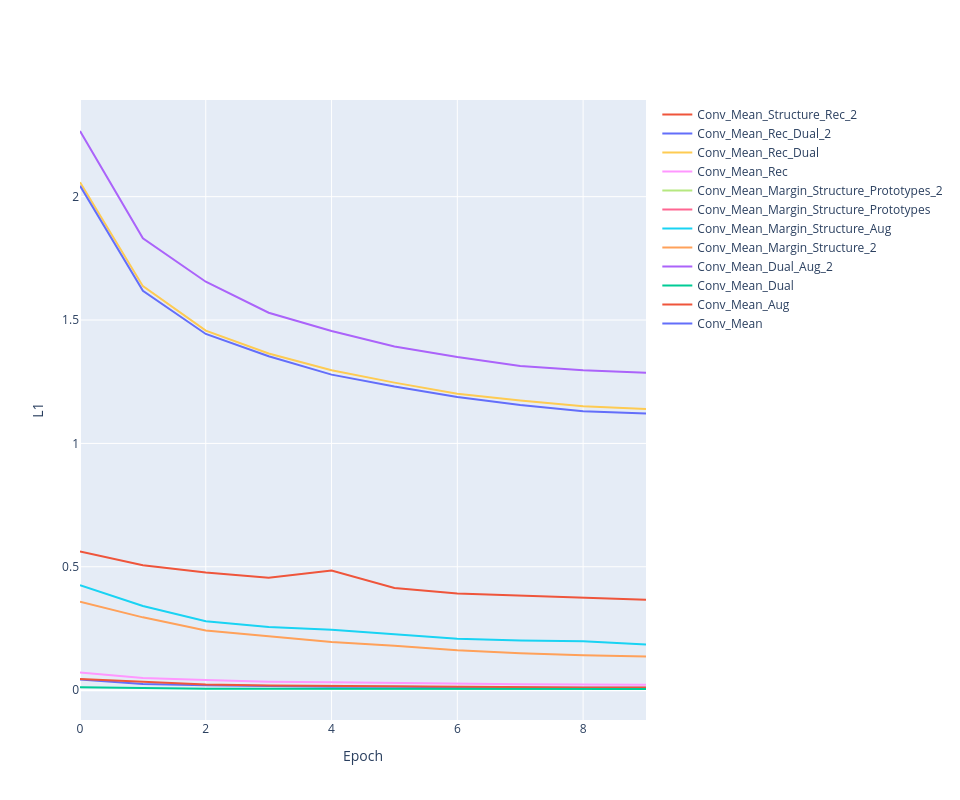

Notebook code for this chart:
### Code cell
line_plot(history, 'l1')

### Figure 1 — Plotly figure (JSON) as saved in the notebook; plotly's stock layout.template omitted (floating-point values rounded to 4 significant figures)
{"data": [{"line": {"color": "#636EFA"}, "mode": "lines", "name": "Conv_Mean", "type": "scatter", "x": [0, 1, 2, 3, 4, 5, 6, 7, 8, 9], "y": [0.04285, 0.02486, 0.01965, 0.01604, 0.01403, 0.01337, 0.0106, 0.009835, 0.009771, 0.009268]}, {"line": {"width": 0}, "marker": {"color": "#444"}, "mode": "lines", "showlegend": false, "type": "scatter", "x": [0, 1, 2, 3, 4, 5, 6, 7, 8, 9], "y": [NaN, NaN, NaN, NaN, NaN, NaN, NaN, NaN, NaN, NaN]}, {"fill": "tonexty", "fillcolor": "rgba(99, 110, 250,0.2)", "line": {"width": 0}, "marker": {"color": "#444"}, "mode": "lines", "showlegend": false, "type": "scatter", "x": [0, 1, 2, 3, 4, 5, 6, 7, 8, 9], "y": [NaN, NaN, NaN, NaN, NaN, NaN, NaN, NaN, NaN, NaN]}, {"line": {"color": "#EF553B"}, "mode": "lines", "name": "Conv_Mean_Aug", "type": "scatter", "x": [0, 1, 2, 3, 4, 5, 6, 7, 8, 9], "y": [0.04533, 0.03367, 0.02327, 0.01908, 0.01699, 0.01616, 0.01324, 0.01187, 0.0105, 0.01062]}, {"line": {"width": 0}, "marker": {"color": "#444"}, "mode": "lines", "showlegend": false, "type": "scatter", "x": [0, 1, 2, 3, 4, 5, 6, 7, 8, 9], "y": [NaN, NaN, NaN, NaN, NaN, NaN, NaN, NaN, NaN, NaN]}, {"fill": "tonexty", "fillcolor": "rgba(239, 85, 59,0.2)", "line": {"width": 0}, "marker": {"color": "#444"}, "mode": "lines", "showlegend": false, "type": "scatter", "x": [0, 1, 2, 3, 4, 5, 6, 7, 8, 9], "y": [NaN, NaN, NaN, NaN, NaN, NaN, NaN, NaN, NaN, NaN]}, {"line": {"color": "#00CC96"}, "mode": "lines", "name": "Conv_Mean_Dual", "type": "scatter", "x": [0, 1, 2, 3, 4, 5, 6, 7, 8, 9], "y": [0.0121, 0.008102, 0.005793, 0.005741, 0.005464, 0.005302, 0.00508, 0.004678, 0.00461, 0.004974]}, {"line": {"width": 0}, "marker": {"color": "#444"}, "mode": "lines", "showlegend": false, "type": "scatter", "x": [0, 1, 2, 3, 4, 5, 6, 7, 8, 9], "y": [NaN, NaN, NaN, NaN, NaN, NaN, NaN, NaN, NaN, NaN]}, {"fill": "tonexty", "fillcolor": "rgba(0, 204, 150,0.2)", "line": {"width": 0}, "marker": {"color": "#444"}, "mode": "lines", "showlegend": false, "type": "scatter", "x": [0, 1, 2, 3, 4, 5, 6, 7, 8, 9], "y": [NaN, NaN, NaN, NaN, NaN, NaN, NaN, NaN, NaN, NaN]}, {"line": {"color": "#AB63FA"}, "mode": "lines", "name": "Conv_Mean_Dual_Aug_2", "type": "scatter", "x": [0, 1, 2, 3, 4, 5, 6, 7, 8, 9], "y": [2.266, 1.831, 1.655, 1.53, 1.456, 1.393, 1.35, 1.314, 1.297, 1.286]}, {"line": {"width": 0}, "marker": {"color": "#444"}, "mode": "lines", "showlegend": false, "type": "scatter", "x": [0, 1, 2, 3, 4, 5, 6, 7, 8, 9], "y": [NaN, NaN, NaN, NaN, NaN, NaN, NaN, NaN, NaN, NaN]}, {"fill": "tonexty", "fillcolor": "rgba(171, 99, 250,0.2)", "line": {"width": 0}, "marker": {"color": "#444"}, "mode": "lines", "showlegend": false, "type": "scatter", "x": [0, 1, 2, 3, 4, 5, 6, 7, 8, 9], "y": [NaN, NaN, NaN, NaN, NaN, NaN, NaN, NaN, NaN, NaN]}, {"line": {"color": "#FFA15A"}, "mode": "lines", "name": "Conv_Mean_Margin_Structure_2", "type": "scatter", "x": [0, 1, 2, 3, 4, 5, 6, 7, 8, 9], "y": [0.3587, 0.295, 0.2415, 0.217, 0.1955, 0.1801, 0.1614, 0.1499, 0.1417, 0.1366]}, {"line": {"width": 0}, "marker": {"color": "#444"}, "mode": "lines", "showlegend": false, "type": "scatter", "x": [0, 1, 2, 3, 4, 5, 6, 7, 8, 9], "y": [NaN, NaN, NaN, NaN, NaN, NaN, NaN, NaN, NaN, NaN]}, {"fill": "tonexty", "fillcolor": "rgba(255, 161, 90,0.2)", "line": {"width": 0}, "marker": {"color": "#444"}, "mode": "lines", "showlegend": false, "type": "scatter", "x": [0, 1, 2, 3, 4, 5, 6, 7, 8, 9], "y": [NaN, NaN, NaN, NaN, NaN, NaN, NaN, NaN, NaN, NaN]}, {"line": {"color": "#19D3F3"}, "mode": "lines", "name": "Conv_Mean_Margin_Structure_Aug", "type": "scatter", "x": [0, 1, 2, 3, 4, 5, 6, 7, 8, 9], "y": [0.4251, 0.3412, 0.2793, 0.2557, 0.2445, 0.2273, 0.208, 0.2011, 0.1983, 0.1853]}, {"line": {"width": 0}, "marker": {"color": "#444"}, "mode": "lines", "showlegend": false, "type": "scatter", "x": [0, 1, 2, 3, 4, 5, 6, 7, 8, 9], "y": [NaN, NaN, NaN, NaN, NaN, NaN, NaN, NaN, NaN, NaN]}, {"fill": "tonexty", "fillcolor": "rgba(25, 211, 243,0.2)", "line": {"width": 0}, "marker": {"color": "#444"}, "mode": "lines", "showlegend": false, "type": "scatter", "x": [0, 1, 2, 3, 4, 5, 6, 7, 8, 9], "y": [NaN, NaN, NaN, NaN, NaN, NaN, NaN, NaN, NaN, NaN]}, {"line": {"color": "#FF6692"}, "mode": "lines", "name": "Conv_Mean_Margin_Structure_Prototypes", "type": "scatter", "x": [0, 1, 2, 3, 4, 5, 6, 7, 8, 9], "y": [NaN, NaN, NaN, NaN, NaN, NaN, NaN, NaN, NaN, NaN]}, {"line": {"width": 0}, "marker": {"color": "#444"}, "mode": "lines", "showlegend": false, "type": "scatter", "x": [0, 1, 2, 3, 4, 5, 6, 7, 8, 9], "y": [NaN, NaN, NaN, NaN, NaN, NaN, NaN, NaN, NaN, NaN]}, {"fill": "tonexty", "fillcolor": "rgba(255, 102, 146,0.2)", "line": {"width": 0}, "marker": {"color": "#444"}, "mode": "lines", "showlegend": false, "type": "scatter", "x": [0, 1, 2, 3, 4, 5, 6, 7, 8, 9], "y": [NaN, NaN, NaN, NaN, NaN, NaN, NaN, NaN, NaN, NaN]}, {"line": {"color": "#B6E880"}, "mode": "lines", "name": "Conv_Mean_Margin_Structure_Prototypes_2", "type": "scatter", "x": [0, 1, 2, 3, 4, 5, 6, 7, 8, 9], "y": [NaN, NaN, NaN, NaN, NaN, NaN, NaN, NaN, NaN, NaN]}, {"line": {"width": 0}, "marker": {"color": "#444"}, "mode": "lines", "showlegend": false, "type": "scatter", "x": [0, 1, 2, 3, 4, 5, 6, 7, 8, 9], "y": [NaN, NaN, NaN, NaN, NaN, NaN, NaN, NaN, NaN, NaN]}, {"fill": "tonexty", "fillcolor": "rgba(182, 232, 128,0.2)", "line": {"width": 0}, "marker": {"color": "#444"}, "mode": "lines", "showlegend": false, "type": "scatter", "x": [0, 1, 2, 3, 4, 5, 6, 7, 8, 9], "y": [NaN, NaN, NaN, NaN, NaN, NaN, NaN, NaN, NaN, NaN]}, {"line": {"color": "#FF97FF"}, "mode": "lines", "name": "Conv_Mean_Rec", "type": "scatter", "x": [0, 1, 2, 3, 4, 5, 6, 7, 8, 9], "y": [0.07111, 0.04967, 0.04095, 0.03414, 0.03246, 0.02999, 0.02487, 0.02378, 0.02306, 0.02202]}, {"line": {"width": 0}, "marker": {"color": "#444"}, "mode": "lines", "showlegend": false, "type": "scatter", "x": [0, 1, 2, 3, 4, 5, 6, 7, 8, 9], "y": [NaN, NaN, NaN, NaN, NaN, NaN, NaN, NaN, NaN, NaN]}, {"fill": "tonexty", "fillcolor": "rgba(255, 151, 255,0.2)", "line": {"width": 0}, "marker": {"color": "#444"}, "mode": "lines", "showlegend": false, "type": "scatter", "x": [0, 1, 2, 3, 4, 5, 6, 7, 8, 9], "y": [NaN, NaN, NaN, NaN, NaN, NaN, NaN, NaN, NaN, NaN]}, {"line": {"color": "#FECB52"}, "mode": "lines", "name": "Conv_Mean_Rec_Dual", "type": "scatter", "x": [0, 1, 2, 3, 4, 5, 6, 7, 8, 9], "y": [2.059, 1.637, 1.457, 1.364, 1.296, 1.246, 1.202, 1.174, 1.151, 1.14]}, {"line": {"width": 0}, "marker": {"color": "#444"}, "mode": "lines", "showlegend": false, "type": "scatter", "x": [0, 1, 2, 3, 4, 5, 6, 7, 8, 9], "y": [NaN, NaN, NaN, NaN, NaN, NaN, NaN, NaN, NaN, NaN]}, {"fill": "tonexty", "fillcolor": "rgba(254, 203, 82,0.2)", "line": {"width": 0}, "marker": {"color": "#444"}, "mode": "lines", "showlegend": false, "type": "scatter", "x": [0, 1, 2, 3, 4, 5, 6, 7, 8, 9], "y": [NaN, NaN, NaN, NaN, NaN, NaN, NaN, NaN, NaN, NaN]}, {"line": {"color": "#636EFA"}, "mode": "lines", "name": "Conv_Mean_Rec_Dual_2", "type": "scatter", "x": [0, 1, 2, 3, 4, 5, 6, 7, 8, 9], "y": [2.045, 1.619, 1.444, 1.353, 1.279, 1.23, 1.188, 1.155, 1.131, 1.121]}, {"line": {"width": 0}, "marker": {"color": "#444"}, "mode": "lines", "showlegend": false, "type": "scatter", "x": [0, 1, 2, 3, 4, 5, 6, 7, 8, 9], "y": [NaN, NaN, NaN, NaN, NaN, NaN, NaN, NaN, NaN, NaN]}, {"fill": "tonexty", "fillcolor": "rgba(99, 110, 250,0.2)", "line": {"width": 0}, "marker": {"color": "#444"}, "mode": "lines", "showlegend": false, "type": "scatter", "x": [0, 1, 2, 3, 4, 5, 6, 7, 8, 9], "y": [NaN, NaN, NaN, NaN, NaN, NaN, NaN, NaN, NaN, NaN]}, {"line": {"color": "#EF553B"}, "mode": "lines", "name": "Conv_Mean_Structure_Rec_2", "type": "scatter", "x": [0, 1, 2, 3, 4, 5, 6, 7, 8, 9], "y": [0.5617, 0.5061, 0.4763, 0.4558, 0.4849, 0.4138, 0.3915, 0.3821, 0.3733, 0.3659]}, {"line": {"width": 0}, "marker": {"color": "#444"}, "mode": "lines", "showlegend": false, "type": "scatter", "x": [0, 1, 2, 3, 4, 5, 6, 7, 8, 9], "y": [NaN, NaN, NaN, NaN, NaN, NaN, NaN, NaN, NaN, NaN]}, {"fill": "tonexty", "fillcolor": "rgba(239, 85, 59,0.2)", "line": {"width": 0}, "marker": {"color": "#444"}, "mode": "lines", "showlegend": false, "type": "scatter", "x": [0, 1, 2, 3, 4, 5, 6, 7, 8, 9], "y": [NaN, NaN, NaN, NaN, NaN, NaN, NaN, NaN, NaN, NaN]}], "layout": {"height": 800, "width": 960, "xaxis": {"title": {"text": "Epoch"}}, "yaxis": {"title": {"text": "L1"}}}}
